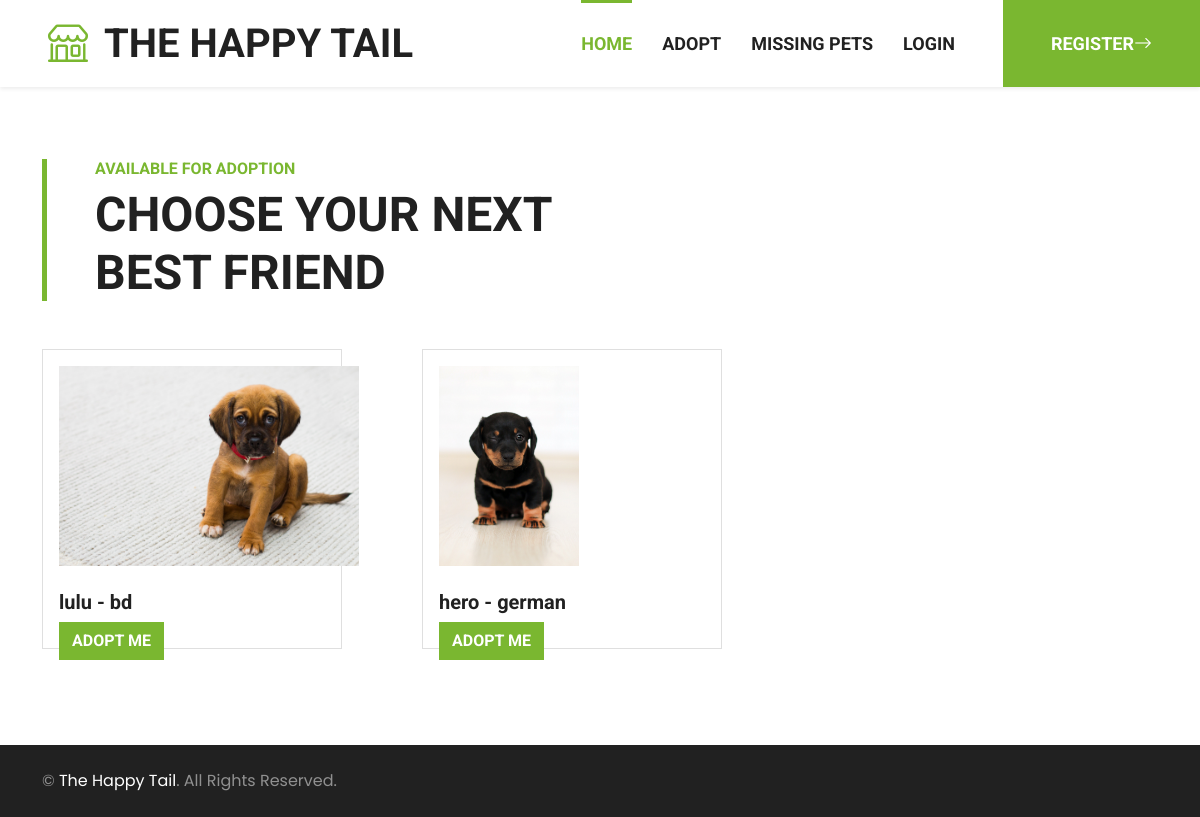
Page /post/view-all-adoption-post/ on the earlier database version.
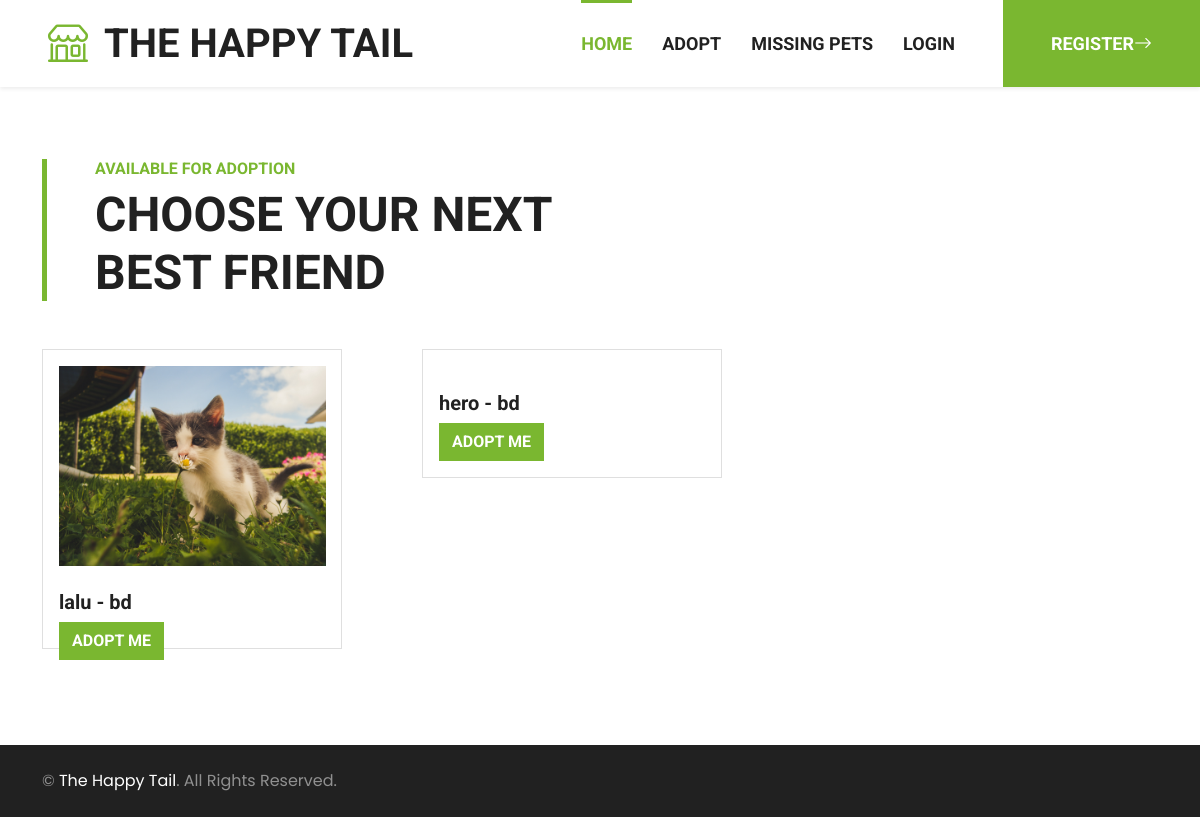
Same page on the later database version.
### post/models.py (models this page shows, shortened)
class Post(models.Model):
    user = models.ForeignKey(CustomUser, on_delete=models.CASCADE, null=True, default=None)
    PET_TYPE_CHOICES = [
        ('cat', 'Cat'),
        ('dog', 'Dog'),
        ('bird', 'Bird'),
        ('other', 'Other'),
    ]
    pet_name = models.CharField(max_length=255)
    pet_type = models.CharField(max_length=10, choices=PET_TYPE_CHOICES)
    pet_breed = models.CharField(max_length=255, null=True, blank=True)
    pet_description = models.TextField(null=True,blank=True)
    pet_image = models.ImageField(upload_to='static/img/pet', null=True, blank=True)
    pet_vaccinated = models.BooleanField(null=True, blank=True)
    pet_colour = models.CharField(max_length=20, null=True, blank=True)
    pet_gender = models.CharField(max_length=20, null=True, blank=True)
    pet_location = models.CharField(max_length=255,null=True, blank=True)
    pet_mobile = models.CharField(max_length=20)
    created_at = models.DateTimeField(auto_now_add=True)
    updated_at = models.DateTimeField(auto_now=True)
    pet_age = models.IntegerField(null=True, default=0)
    class Meta:
        abstract = True

class AdoptionPost(Post):
    pet_food = models.CharField(max_length=255, null=True, blank=True)
    pet_behaviour = models.CharField(max_length=255, null=True, blank=True)
    pet_physicalcondition = models.CharField(max_length=255, null=True, blank=True)
    pet_availability = models.BooleanField(default=True)

### post/views.py (the view)
# urls.py: path('all-adoption-post/', view_all_adoption_post, name='all_adoption_post'),
def view_all_adoption_post(request):
    pets = AdoptionPost.objects.filter(pet_availability=True)
    context={'pets':pets,'user':request.user}
    return render(request, 'view_all_adoption_post.html', context)

### templates/view_all_adoption_post.html (shortened to what this page needs)
<!DOCTYPE html>
<html>
	{% include 'navbar.html' %}
	{% load static %}
<body><br/>
	<div class="container-fluid py-5">
		<div class="container">
			<div class="border-start border-5 border-primary ps-5 mb-5" style="max-width: 600px;">
				<h6 class="text-primary text-uppercase">Available for Adoption</h6>
				{% if  request.user.is_staff %}
				{% else %}
				<h1 class="display-5 text-uppercase mb-0">Choose your next best friend</h1>
				{% endif %}
			</div>
			<div class="row row-cols-1 row-cols-md-3 g-4">
				{% if pets %}
					{% for pet in pets %}
					<div class="col">
						<div class="card">
							<div class="card-body">
								<img class="img-fluid mb-4" src="/{{  pet.pet_image }}" alt="">
								<h5 class="card-text">{{ pet.pet_name }} - {{ pet.pet_breed }}</h5>
								<a href="{% url 'pet_detail' type='adoption' pk=pet.pk %}" class="btn btn-primary">Adopt Me</a>
							</div>
						</div>
					</div>
					{% endfor %}
				{% else %}
					<h5 class="text-center">No pets are available for adoption at this time.</h5>
				{% endif %}
			</div>
		</div>
	</div>
</body>
{% include 'footer.html' %}
</html>

Differences in the rows shown:
changed AdoptionPost: pet_image: a different picture; pet_name "lulu" → "lalu"
changed AdoptionPost "hero": pet_breed "german" → "bd"; pet_image: picture removed
